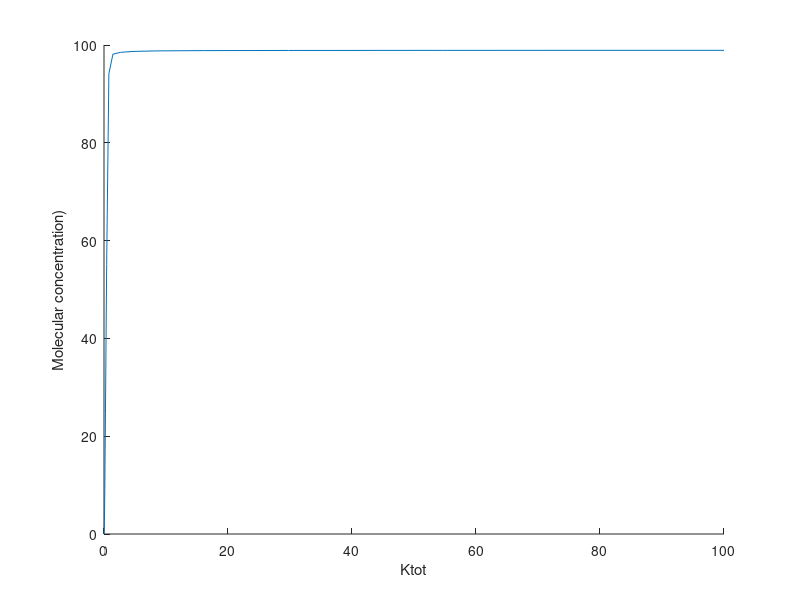

The MATLAB source for this figure:
KAon = 10;
KAoff = 10;
KIcat = 10;
KAcat = 100;
KIon = 10;
KIoff = 10;
Ptot = 1;
Ktots=logspace(-3,2,20);
A=[];

for Ktot=Ktots

dAdt =@(A,AP,I,IK) -KAon*(Ptot-AP)*A+KAoff*AP+KAcat*IK;
dAPdt =@(A,AP,I,IK) KAon*(Ptot-AP)*A-KAoff*AP-KIcat*AP;
dIdt =@(A,AP,I,IK) -KIon*(Ktot-IK)*I+KIoff*IK+KIcat*AP;
dIKdt =@(A,AP,I,IK) KIon*(Ktot-IK)*I-KIoff*IK-KAcat*IK;

dxdt = @(t,x)[dAdt(x(1),x(2),x(3),x(4));
              dAPdt(x(1),x(2),x(3),x(4));
              dIdt(x(1),x(2),x(3),x(4));
              dIKdt(x(1),x(2),x(3),x(4))];

[T, X] = ode45(dxdt, [0,2], [0.0,0.0,100.0,0.0] );
A=[A; X(end,1)];
end

figure; hold on;
plot(Ktots,A);  
ylabel('Molecular concentration)');
xlabel('Ktot');


